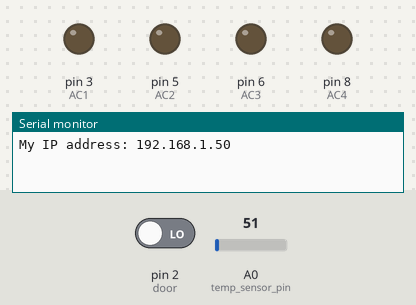
This sketch was run on a simulated Arduino Uno, built for the host (arithmetic inside an expression is 32-bit, double 64-bit). On the bench: output pins drawn as LEDs (lit = HIGH), the last lines printed to the serial monitor. The test bench sets the inputs (shaded band); at power-on: pin 2 (door) LOW, A0 (temp_sensor_pin) = 51. WiFi joins after 1.5 s; servers stay silent unless stated; uploads are accepted with an empty reply.

Above: at 2.6 s.
At 10.3 s:
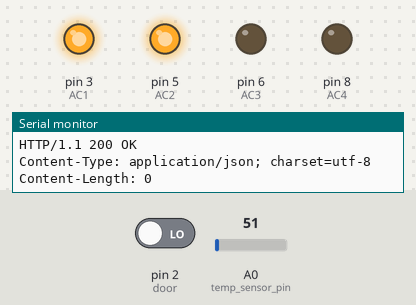
Timing chart, 0 to 11.8 s (numbered marks = the images above):
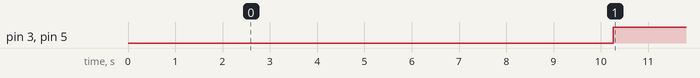

Measured:
- by itself, pin 3 (AC1), pin 5 (AC2): LOW → HIGH at 10.3 s

The sketch:

iotroom.ino
```cpp
#include <SPI.h>
#include <Ethernet.h>

byte mac[] = { 0xDE, 0xAD, 0xBE, 0xEF, 0xFE, 0xED };
EthernetClient client;
char server[] = "www.gelvano.esy.es";

unsigned long lastConnectionTime = 0;
const unsigned long postingInterval = 10L * 1000L;

const String system_hash = "dd44r" ;
const int AC1 = 3 ;
const int AC2 = 5 ;
const int AC3 = 6 ;
const int AC4 = 8 ;
const int door = 2 ;
const int temp_sensor_pin = A0 ;

int door_state , flag, hour ;
float temp_sensor_val , resistance;
String request_parameters,http_response = "" ;
boolean mode,ac1,ac2,ac3,ac4 ;

void setup()
{
  Serial.begin(9600);
  while (!Serial) {;}
  delay(1000);
  if(Ethernet.begin(mac) == 0)
    Serial.print("Error Configured Ethernet");;
  Serial.print("My IP address: ");
  Serial.println(Ethernet.localIP());
  pinMode(AC1,OUTPUT);
  pinMode(AC2,OUTPUT);
  pinMode(AC3,OUTPUT);
  pinMode(AC4,OUTPUT);
  pinMode(door,INPUT);
}

void loop()
{
  if (client.available())
  {
    char c = client.read();
    Serial.write(c);
    if(http_response.length() < 250)
    {
      http_response += c ;
    }

    if(c == '\n')
    {
      flag  = http_response.indexOf("mode=")+5 ;
      mode  = (http_response[flag] == '1') ? 1 : 0 ;
      if(mode == 1)
      {
        ac1   = (http_response[flag+2] == '1') ? HIGH : LOW ;
        ac2   = (http_response[flag+4] == '1') ? HIGH : LOW ;
        ac3   = (http_response[flag+6] == '1') ? HIGH : LOW ;
        ac4   = (http_response[flag+8] == '1') ? HIGH : LOW ;
        operateACs(ac1,ac2,ac3,ac4) ;
      }
      else
      {
        hour = http_response.substring(flag+2,flag+4).toInt() ;
        if(hour >= 0 && hour < 12)
           operateACs(1,1,0,0) ;
        else
          operateACs(0,0,1,1) ;
      }

    }
  }


  if (millis() - lastConnectionTime > postingInterval)
  {
    door_state      = (int) digitalRead(door) ;
    temp_sensor_val = analogRead(temp_sensor_pin);
    resistance      = (temp_sensor_val*95)/(1024-temp_sensor_val);
    request_parameters = "system_hash="+system_hash+"&current_temp_resistance="+resistance+"&door_state="+door_state ;
    httpRequest(request_parameters);
  }

}


void httpRequest(String request_parameters)
{
  client.stop();
  if (client.connect(server, 80))
  {
    http_response = "" ;
    Serial.println("connecting...");
    client.println("POST /itroom/arduino-ethernet-module/handler.php HTTP/1.1");
    client.println("Host: www.gelvano.esy.es");
    client.println("User-Agent: IoT-IT-RooM-Arduino");
    client.println("Content-Type: application/x-www-form-urlencoded");
    client.print("Content-Length: ");
    client.println(request_parameters.length());
    client.println();
    client.print(request_parameters);
    client.println("Connection: close");
    client.println();
    lastConnectionTime = millis();
  }
  else
  {
    Serial.println("connection failed");
  }
}


void operateACs(boolean ac1,boolean ac2,boolean ac3,boolean ac4)
{
  digitalWrite(AC1,ac1) ;
  digitalWrite(AC2,ac2) ;
  digitalWrite(AC3,ac3) ;
  digitalWrite(AC4,ac4) ;
}
```
